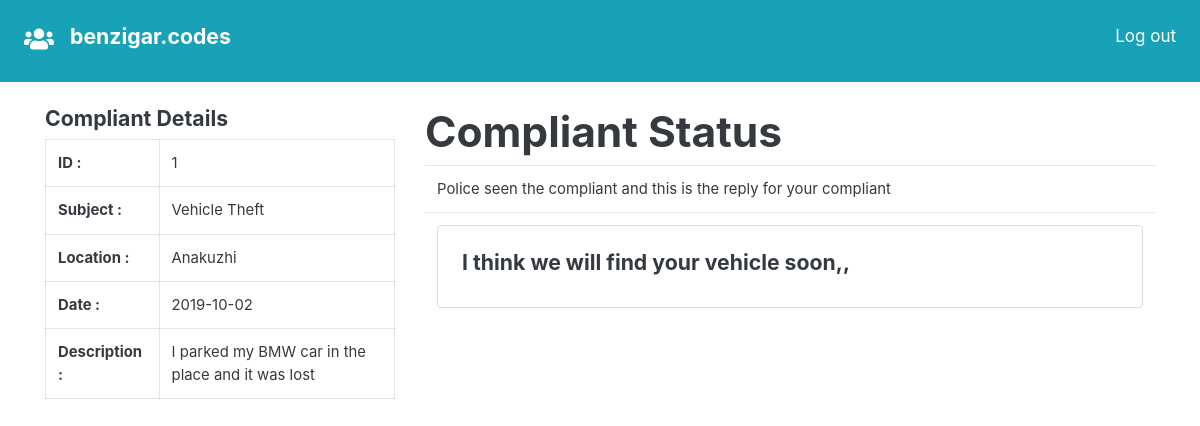
The page /common/complaint.php?id=1 (signed in) on the database its author committed.
### tables this page shows
CREATE TABLE `users` (
  `id` int(11) NOT NULL,
  `username` varchar(30) NOT NULL,
  `email` varchar(30) NOT NULL,
  `password` varchar(30) NOT NULL,
  `age` int(11) NOT NULL,
  `gender` varchar(10) NOT NULL,
  `address` varchar(30) NOT NULL,
  `phone` varchar(30) NOT NULL
);

CREATE TABLE `complaint` (
  `id` int(11) NOT NULL,
  `userid` int(11) NOT NULL,
  `subject` varchar(30) NOT NULL,
  `location` varchar(30) NOT NULL,
  `date` date NOT NULL,
  `description` varchar(500) NOT NULL,
  `status` varchar(30) NOT NULL,
  `police_msg` varchar(500) NOT NULL
);

### common/complaint.php (the view, shortened to what this page needs)
<?php
include("../connection.php");
if (isset($_SESSION['email'])) {
    if (isset($_GET['id'])) {
        $id = $_GET['id'];
        $complaint = mysqli_query($connection, "Select id,subject,location,date,description,status,police_msg from complaint where id=$id;");
        $complaint = mysqli_fetch_all($complaint);
        $compliantsubject = $complaint[0][1];
        $compliantlocation = $complaint[0][2];
        $compliantdate = $complaint[0][3];
        $compliantdescription = $complaint[0][4];
        $compliantstatus = $complaint[0][5];
        $compliantpolice_msg = $complaint[0][6];
        if (isset($_GET['logout'])) {
            $_SESSION['email'] = 0;
            session_destroy();
            header("Location: index.php");
        } else {
            $email = $_SESSION['email'];
            $username = mysqli_query($connection, "select username from users where email='$email';");
            $username = mysqli_fetch_all($username);
            $username = $username[0][0];
            ?>
            <!DOCTYPE html>
            <html lang="en">
            <head>
                <link rel="stylesheet" href="../bootstrap.min.css">
            </head>
            <body>
                <div class="d-flex p-4 justify-content-between bg-info text-white">
                    <div class="d-flex">
                        <a href="home.php">
                        </a>
                        <h5 class="ml-3 text-white">
                            <?php echo $username; ?>
                        </h5>
                    </div>
                    <div>
                        <a href="home.php?logout=1&id=<?php echo $_GET['id'] ?>" class="text-white">Log out</a>
                    </div>
                </div>
                <div class="container mt-4">
                    <div class="row">
                        <div class="col-4">
                            <h5>Compliant Details</h5>
                            <table class="table table-bordered">
                                <tr>
                                    <th>
                                        ID :
                                    </th>
                                    <td>
                                        <?php echo $id; ?>
                                    </td>
                                </tr>
                                <tr>
                                    <th>
                                        Subject :
                                    </th>
                                    <td>
                                        <?php echo $compliantsubject; ?>
                                    </td>
                                </tr>
                                <tr>
                                    <th>
                                        Location :
                                    </th>
                                    <td>
                                        <?php echo $compliantlocation; ?>
                                    </td>
                                </tr>
                                <tr>
                                    <th>
                                        Date :
                                    </th>
                                    <td>
                                        <?php echo $compliantdate; ?>
                                    </td>
                                </tr>
                                <tr>
                                    <th>
                                        Description :
                                    </th>
                                    <td>
                                        <?php echo $compliantdescription; ?>
                                    </td>
                                </tr>
                            </table>
                        </div>
                        <div class="col-8">
                            <h1>Compliant Status</h1>
                            <table class="table">
                                <tr>
                                    <td>
                                        <?php
                                                    if ($compliantstatus == 'Police Seen' && $compliantpolice_msg != ' ') {
                                                        echo "Police seen the compliant and this is the reply for your compliant";
                                                    }
                                                    ?>
                                    </td>
                                </tr>
                                <tr>
                                    <td>
                                        <?php
                                                    if ($compliantstatus == 'Police Seen' && $compliantpolice_msg != ' ') {
                                                        echo '<div class="card p-4 border">';
                                                        echo "<h5>" . $compliantpolice_msg . "</h5>";
                                                        echo "</div>";
                                                    }
                                                    ?>
                                    </td>
                                </tr>
                            </table>
                        </div>
                    </div>
                </div>
            </body>
            </html>
<?php
        }
    }
} else {
    header("Location: index.php");
}
?>

### rows shown on the page
users: username "benzigar.codes"
complaint: subject "Vehicle Theft", location "Anakuzhi", date "2019-10-02", description "I parked my BMW car in the place and it was lost", police_msg "I think we will find your vehicle soon,,"

### other values the page prints
$id "1"
